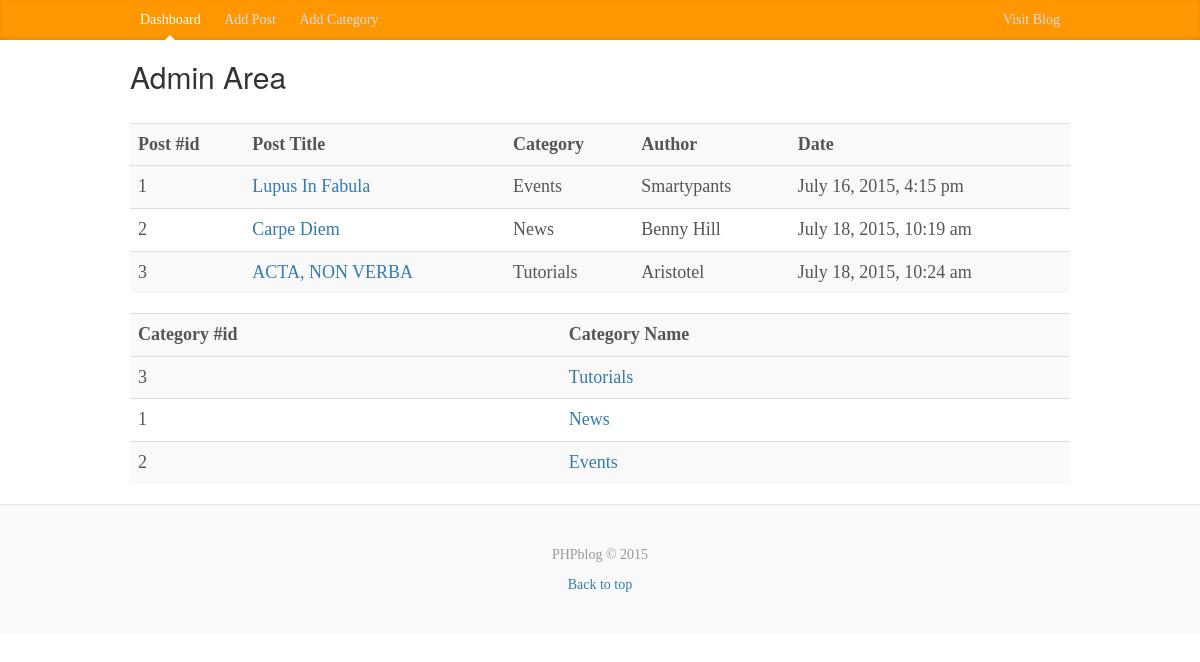
The app's page /admin/index.php with its own data.
### tables this page shows
CREATE TABLE IF NOT EXISTS `posts` (
  `id` int(11) NOT NULL,
  `category` int(11) NOT NULL,
  `title` varchar(255) NOT NULL,
  `body` text NOT NULL,
  `author` varchar(255) NOT NULL,
  `tags` varchar(255) NOT NULL,
  `date` timestamp NOT NULL DEFAULT CURRENT_TIMESTAMP
);

CREATE TABLE IF NOT EXISTS `categories` (
  `id` int(11) NOT NULL,
  `name` varchar(255) NOT NULL
);

### libraries/database.php (called while the page is built, shortened)
<?php
class Database {
    public $host = DB_HOST;
    public $username = DB_USER;
    public $password = DB_PASS;
    public $db_name = DB_NAME;
    public $link;
    private function connect () {
        $this->link = new mysqli($this->host, $this->username, $this->password, $this->db_name);
    }
    public function select($query){
        $result = $this->link->query($query) or die($this->link->error.__LINE__);
        if ($result->num_rows > 0) {
            return $result;
        } else {
            return false;
        }
    }
}

### helpers/format_helper.php (called while the page is built, shortened)
<?php
function formatDate ($date) {
    return date('F j, Y, g:i a', strtotime($date));
}
?>

### admin/index.php (the view)
<?php include 'includes/header.php'; ?>
<?php
$db = new Database;
$query = "SELECT posts.*, categories.name FROM posts
            INNER JOIN categories
            ON posts.category = categories.id
            ORDER BY posts.title DESC";
$posts = $db->select($query);
    $query = "SELECT * FROM categories
                ORDER BY name DESC";
    $categories = $db->select($query);
?>
<table class="table table-striped">
    <tr>
        <th>Post #id</th>
        <th>Post Title</th>
        <th>Category</th>
        <th>Author</th>
        <th>Date</th>
    </tr>
    <tr>
        <?php while($row = $posts->fetch_assoc()) : ?>
            <tr>
                <td><?php echo $row['id']; ?></td>
                <td><a href="edit_post.php?id=<?php echo $row['id']; ?>"><?php echo $row['title']; ?></a></td>
                <td><?php echo $row['name']; ?></td>
                <td><?php echo $row['author']; ?></td>
                <td><?php echo formatDate($row['date']); ?></td>
            </tr>
        <?php endwhile; ?>
    </tr>
</table>
<table class="table table-striped">
    <tr>
        <th>Category #id</th>
        <th>Category Name</th>
    </tr>
    <tr>
        <?php while($row = $categories->fetch_assoc()) : ?>
            <tr>
                <td><?php echo $row['id']; ?></td>
                <td><a href="edit_category.php?id=<?php echo $row['id']; ?>"><?php echo $row['name']; ?></a></td>
            </tr>
        <?php endwhile; ?>
    </tr>
</table>
<?php include 'includes/footer.php'; ?>

### css/costum.css (style rules this page uses)
body { font-family: Georgia, "Times New Roman", Times, serif; color: #555; }

### records on screen
posts: id "1", title "Lupus In Fabula", categories.name "Events", author "Smartypants", date "July 16, 2015, 4:15 pm"
posts: id "2", title "Carpe Diem", categories.name "News", author "Benny Hill", date "July 18, 2015, 10:19 am"
posts: id "3", title "ACTA, NON VERBA", categories.name "Tutorials", author "Aristotel", date "July 18, 2015, 10:24 am"
categories: id "3", name "Tutorials"
categories: id "1", name "News"
categories: id "2", name "Events"
